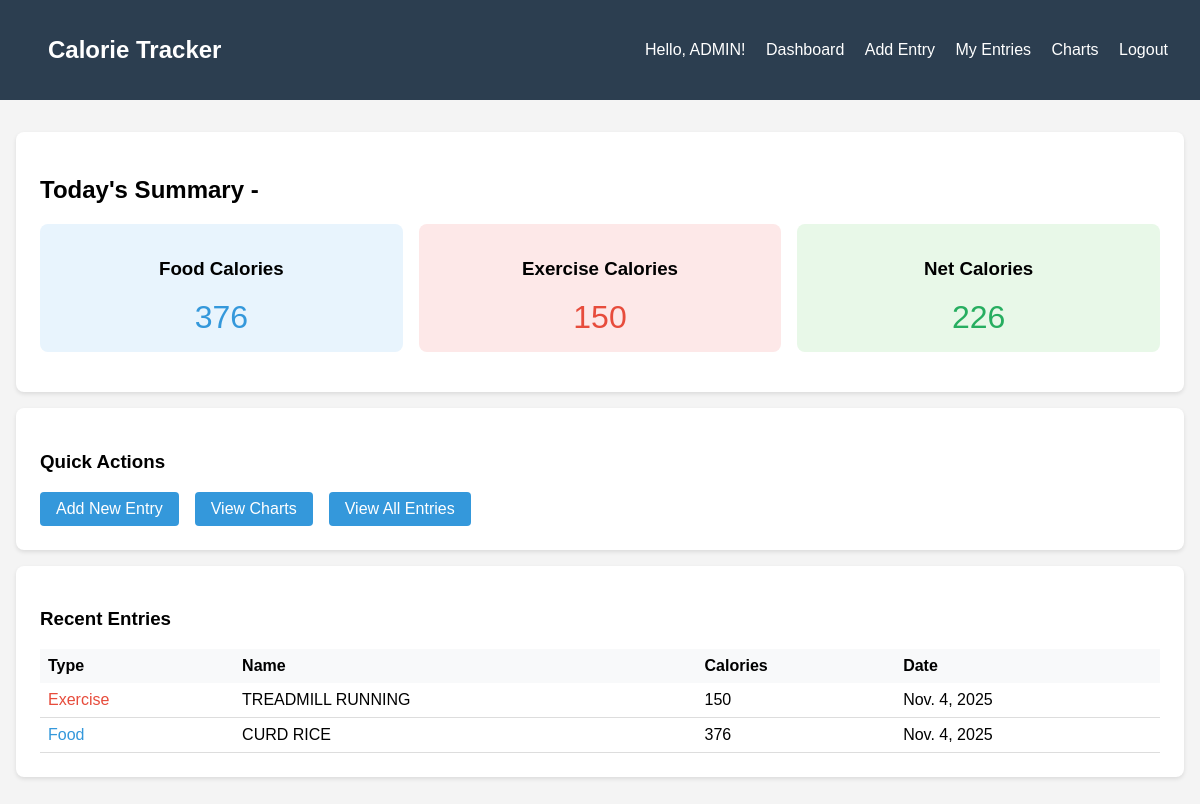
The page /dashboard/ (signed in) on the database its author committed.
### tracker/models.py (models this page shows, shortened)
class CalorieEntry(models.Model):
    ENTRY_TYPES = [
        ('food', 'Food Intake'),
        ('exercise', 'Exercise'),
    ]
    user = models.ForeignKey(User, on_delete=models.CASCADE)
    entry_type = models.CharField(max_length=10, choices=ENTRY_TYPES)
    name = models.CharField(max_length=200)
    calories = models.IntegerField()
    date = models.DateField(default=timezone.now)
    created_at = models.DateTimeField(auto_now_add=True)
    class Meta:
        ordering = ['-date', '-created_at']

### tracker/views.py (the view)
# urls.py: path('dashboard/', tracker_views.dashboard, name='dashboard'),
@login_required
def dashboard(request):
    today = datetime.now().date()
    today_food = CalorieEntry.objects.filter(
        user=request.user,
        entry_type='food',
        date=today
    ).aggregate(total=Sum('calories'))['total'] or 0
    today_exercise = CalorieEntry.objects.filter(
        user=request.user,
        entry_type='exercise',
        date=today
    ).aggregate(total=Sum('calories'))['total'] or 0
    today_net = today_food - today_exercise
    recent_entries = CalorieEntry.objects.filter(user=request.user)[:5]
    context = {
        'today_food': today_food,
        'today_exercise': today_exercise,
        'today_net': today_net,
        'recent_entries': recent_entries,
    }
    return render(request, 'tracker/dashboard.html', context)

### tracker/templates/tracker/dashboard.html
{% extends 'tracker/base.html' %}
{% block content %}
<div class="card">
    <h2>Today's Summary - {{ view.today|date:"F d, Y" }}</h2>
    <div style="display: grid; grid-template-columns: repeat(auto-fit, minmax(200px, 1fr)); gap: 1rem; margin: 1rem 0;">
        <div style="text-align: center; padding: 1rem; background: #e8f4fd; border-radius: 8px;">
            <h3>Food Calories</h3>
            <p style="font-size: 2rem; margin: 0; color: #3498db;">{{ today_food }}</p>
        </div>
        <div style="text-align: center; padding: 1rem; background: #fde8e8; border-radius: 8px;">
            <h3>Exercise Calories</h3>
            <p style="font-size: 2rem; margin: 0; color: #e74c3c;">{{ today_exercise }}</p>
        </div>
        <div style="text-align: center; padding: 1rem; background: #e8f8e8; border-radius: 8px;">
            <h3>Net Calories</h3>
            <p style="font-size: 2rem; margin: 0; color: #27ae60;">{{ today_net }}</p>
        </div>
    </div>
</div>
<div class="card">
    <h3>Quick Actions</h3>
    <div style="display: flex; gap: 1rem; margin-top: 1rem;">
        <a href="{% url 'add_entry' %}" class="btn">Add New Entry</a>
        <a href="{% url 'charts' %}" class="btn">View Charts</a>
        <a href="{% url 'entries_list' %}" class="btn">View All Entries</a>
    </div>
</div>
<div class="card">
    <h3>Recent Entries</h3>
    {% if recent_entries %}
        <table style="width: 100%; border-collapse: collapse;">
            <thead>
                <tr style="background-color: #f8f9fa;">
                    <th style="padding: 0.5rem; text-align: left;">Type</th>
                    <th style="padding: 0.5rem; text-align: left;">Name</th>
                    <th style="padding: 0.5rem; text-align: left;">Calories</th>
                    <th style="padding: 0.5rem; text-align: left;">Date</th>
                </tr>
            </thead>
            <tbody>
                {% for entry in recent_entries %}
                <tr>
                    <td style="padding: 0.5rem; border-bottom: 1px solid #ddd;">
                        {% if entry.entry_type == 'food' %}
                            <span style="color: #3498db;">Food</span>
                        {% else %}
                            <span style="color: #e74c3c;">Exercise</span>
                        {% endif %}
                    </td>
                    <td style="padding: 0.5rem; border-bottom: 1px solid #ddd;">{{ entry.name }}</td>
                    <td style="padding: 0.5rem; border-bottom: 1px solid #ddd;">{{ entry.calories }}</td>
                    <td style="padding: 0.5rem; border-bottom: 1px solid #ddd;">{{ entry.date }}</td>
                </tr>
                {% endfor %}
            </tbody>
        </table>
    {% else %}
        <p>No entries yet. <a href="{% url 'add_entry' %}">Add your first entry!</a></p>
    {% endif %}
</div>
{% endblock %}

### tracker/templates/tracker/base.html (shortened to what this page needs)
<!DOCTYPE html>
<html lang="en">
<head>
</head>
<body>
    <nav class="navbar">
        <h1><a href="{% url 'home' %}">Calorie Tracker</a></h1>
        <div>
            {% if user.is_authenticated %}
                <span>Hello, {{ user.username }}!</span>
                <a href="{% url 'dashboard' %}">Dashboard</a>
                <a href="{% url 'add_entry' %}">Add Entry</a>
                <a href="{% url 'entries_list' %}">My Entries</a>
                <a href="{% url 'charts' %}">Charts</a>
                <a href="{% url 'logout' %}">Logout</a>
            {% else %}
                <a href="{% url 'login' %}">Login</a>
                <a href="{% url 'register' %}">Register</a>
            {% endif %}
        </div>
    </nav>
    <div class="container">
        {% block content %}
        {% endblock %}
    </div>
</body>
</html>

### tracker/templates/tracker/base.html (style rules this page uses)
body { font-family: Arial, sans-serif; margin: 0; padding: 0; background-color: #f4f4f4; }
.navbar { background-color: #2c3e50; color: white; padding: 1rem 2rem; display: flex; justify-content: space-between; align-items: center; }
.navbar a { color: white; text-decoration: none; margin-left: 1rem; }
.container { max-width: 1200px; margin: 2rem auto; padding: 0 1rem; }
.card { background: white; padding: 1.5rem; margin: 1rem 0; border-radius: 8px; box-shadow: 0 2px 4px rgba(0,0,0,0.1); }
.btn { display: inline-block; padding: 0.5rem 1rem; background-color: #3498db; color: white; text-decoration: none; border-radius: 4px; border: none; cursor: pointer; }

### rows shown on the page
CalorieEntry: entry_type "Exercise", name "TREADMILL RUNNING", calories "150", date "Nov. 4, 2025"
CalorieEntry: entry_type "Food", name "CURD RICE", calories "376", date "Nov. 4, 2025"

### other values the page prints
{{ user.username }} "ADMIN"
{{ today_food }} "376"
{{ today_exercise }} "150"
{{ today_net }} "226"
